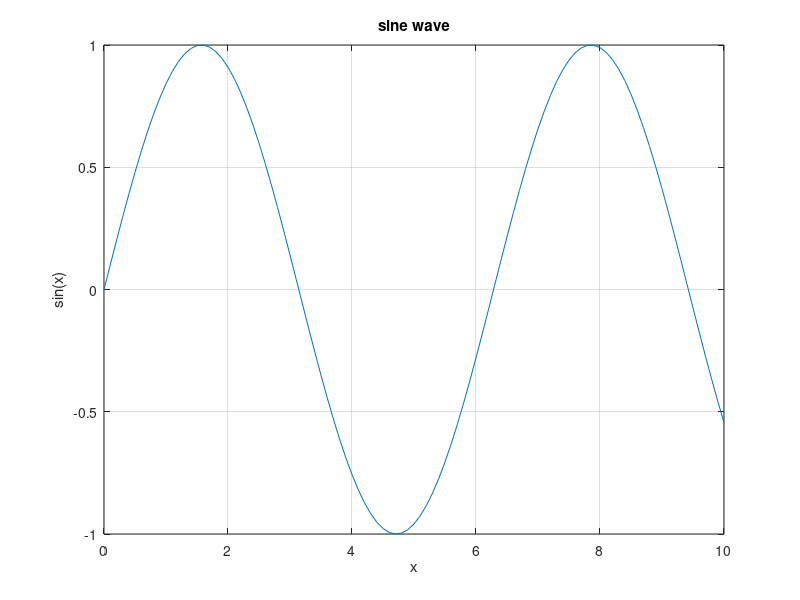

This figure's MATLAB source:
%author: Muhtasim Redwan
%id: 22024002
%date: 12-09-2024
% Visualizing data using different types of plots helps in understanding
% the data better.

x = 0:0.1:10;
y = sin(x);

figure("name", "sine wave");
plot(x, y);
title("sine wave");
xlabel("x");
ylabel("sin(x)");
grid on;